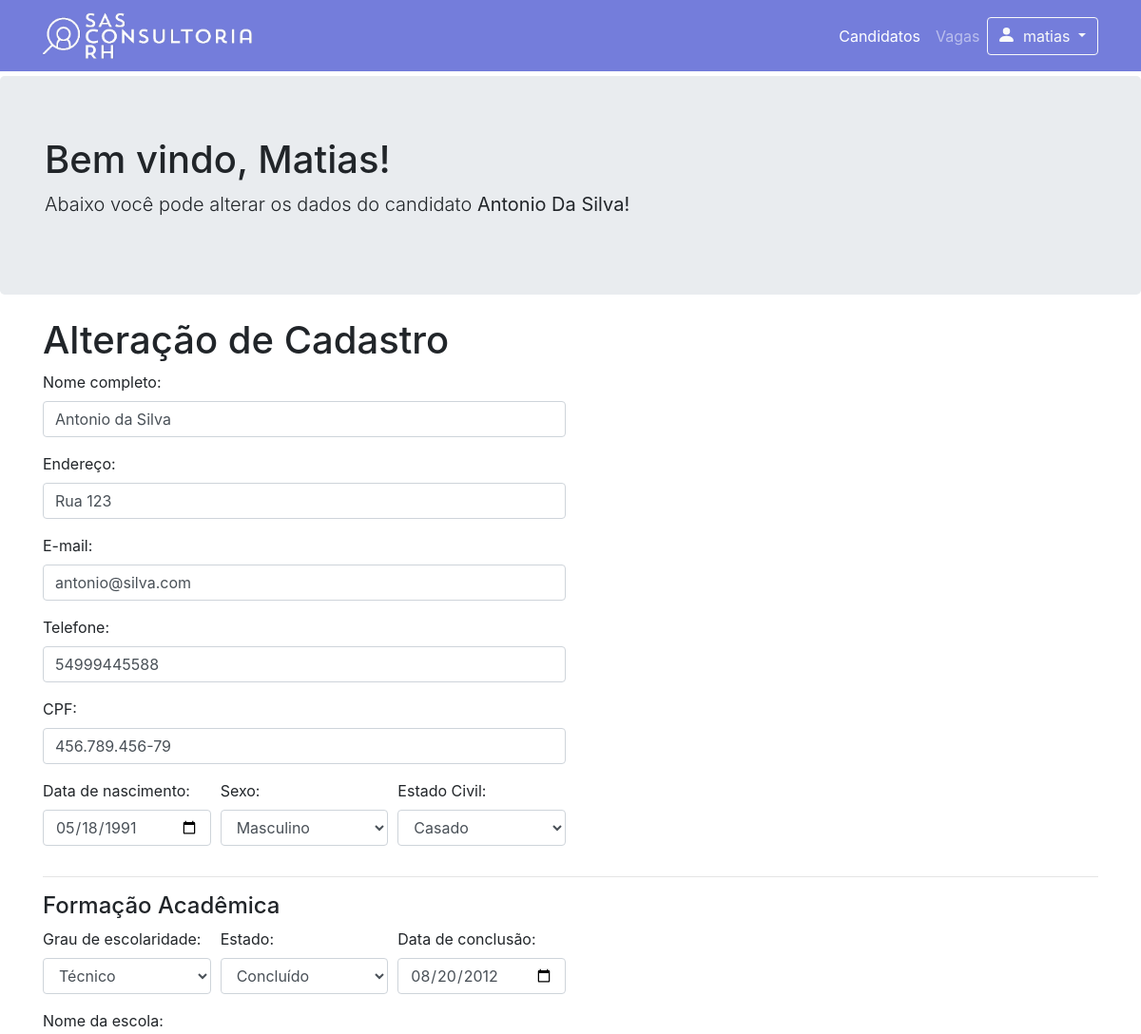
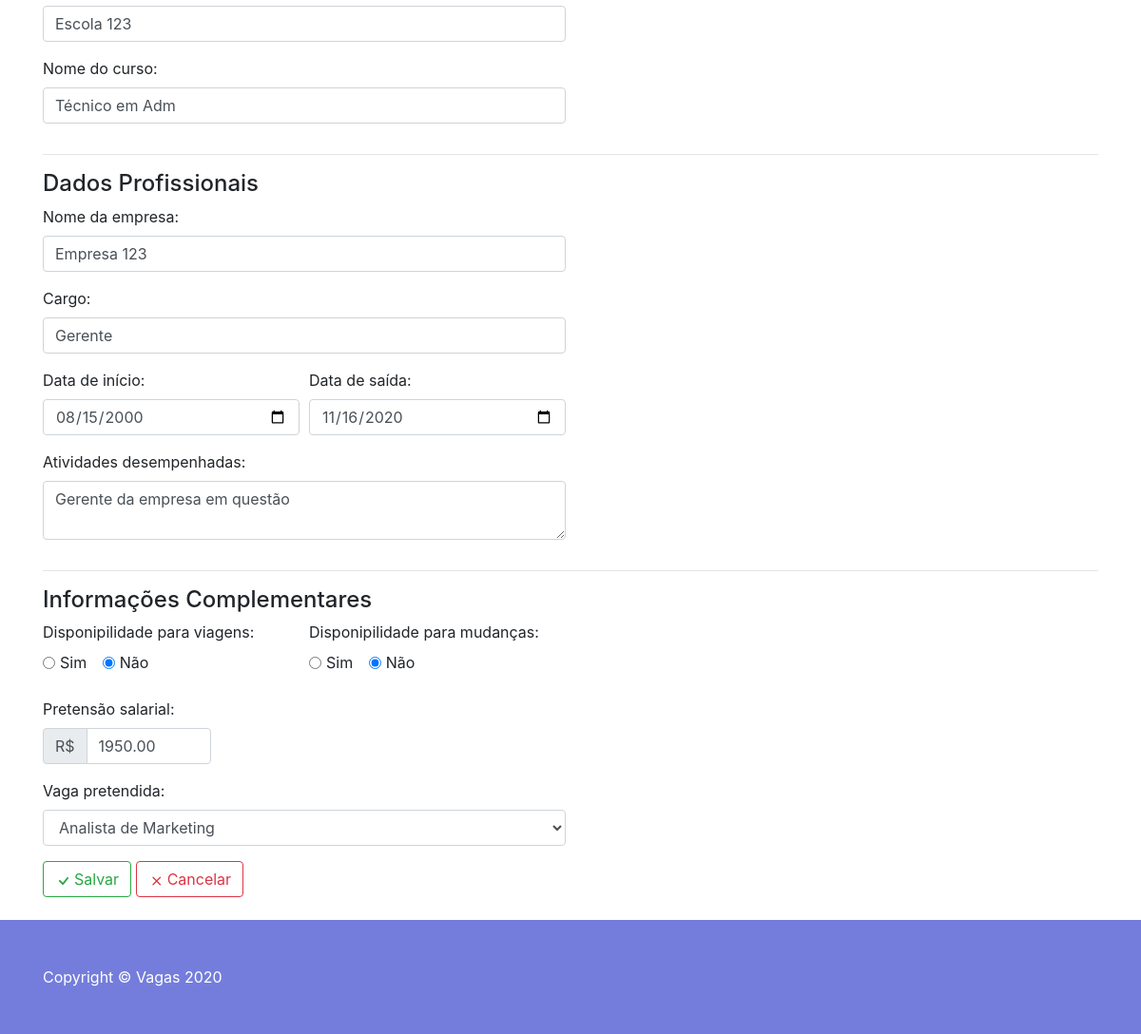
Page /cadastro_edit.php?id=293 (signed in) on the committed database (2 pictures, top to bottom).
### tables this page shows
CREATE TABLE `pessoas` (
  `cod_pessoa` int(11) NOT NULL,
  `nome` varchar(200) NOT NULL,
  `endereco` varchar(200) NOT NULL,
  `telefone` varchar(16) NOT NULL,
  `email` varchar(255) NOT NULL,
  `cpf` varchar(14) NOT NULL,
  `data_nascimento` date NOT NULL,
  `sexo` varchar(20) NOT NULL,
  `estado_civil` varchar(20) NOT NULL,
  `grau` varchar(25) NOT NULL,
  `estado_conclusao` varchar(25) NOT NULL,
  `data_conclusao` date NOT NULL,
  `escola` varchar(50) NOT NULL,
  `curso` varchar(50) NOT NULL,
  `empresa` varchar(50) NOT NULL,
  `cargo` varchar(50) NOT NULL,
  `data_inicio` date NOT NULL,
  `data_final` date NOT NULL,
  `atividades` varchar(500) NOT NULL,
  `disp_viagens` varchar(20) NOT NULL,
  `disp_mudancas` varchar(20) NOT NULL,
  `pretensao` varchar(10) NOT NULL,
  `vaga_pretendida` varchar(50) NOT NULL,
  `curriculo` varchar(255) NOT NULL
);

### cadastro_edit.php (the view, shortened to what this page needs)
<!DOCTYPE html>
<html lang="pt-br">
<head>
	<link href="vendor/bootstrap/css/bootstrap.min.css" rel="stylesheet">
	<link href="css/heroic-features.css" rel="stylesheet">
</head>
<body>
	<nav class="navbar navbar-expand-lg navbar-dark bg-dark fixed-top">
		<div class="container">
			<a class="navbar-brand">
			<img style="width: 220px;" src="img/logo_sas_white.png">
			</a>
			<div class="collapse navbar-collapse" id="navbarResponsive">
				<ul class="navbar-nav ml-auto">
					<li class="nav-item active">
						<a class="nav-link" href="pesquisa.php">Candidatos
						</a>
					</li>
					<li class="nav-item">
						<a class="nav-link" href="cadastro_vagas.php">Vagas
						</a>
					</li>
					<li class="btn-group">
						<button type="button" class="btn btn-outline-light dropdown-toggle" data-toggle="dropdown" aria-haspopup="true" aria-expanded="false">
							<svg width="20px" height="20px" viewBox="2 2 16 16" class="bi bi-person-fill" fill="currentColor" xmlns="http://www.w3.org/2000/svg">
								<path fill-rule="evenodd" d="M3 14s-1 0-1-1 1-4 6-4 6 3 6 4-1 1-1 1H3zm5-6a3 3 0 1 0 0-6 3 3 0 0 0 0 6z"/>
							</svg>
							<?php echo $_SESSION['usuario']; ?>
						</button>
					</li>
				</ul>
			</div>
		</div>
	</nav>
	<?php
	include "conexao.php";
	$id = $_GET['id'] ?? '';
	$sql = "SELECT * FROM pessoas WHERE cod_pessoa = $id";
	$dados = mysqli_query($conn, $sql);
	$linha = mysqli_fetch_assoc($dados);
	$disp_viagens = $linha['disp_viagens'];
	$disp_mudancas = $linha['disp_mudancas'];
	?>
	<header class="jumbotron my-4">
		<div class="container">
			<h1 class="display-8">Bem vindo, <a class="text-capitalize"><?php echo $_SESSION['usuario']; ?>! </a></h1>
			<p class="lead">Abaixo você pode alterar os dados do candidato <b><a class="text-capitalize"> <?php echo $linha['nome']; ?>! </a></b></p>
		</div>
	</header>
	<div class="container">
		<div class="row">
			<div class="col">
				<h1>Alteração de Cadastro</h1>
				<form action="edit_script.php" method="POST">
					<div class="form-row">
						<div class="form-group col-md-6">
							<label for="nome">Nome completo:</label>
							<input type="text" class="form-control" name="nome" required value="<?php echo $linha['nome']; ?>">
						</div>
					</div>
					<div class="form-row">
						<div class="form-group col-md-6">
							<label for="endereco">Endereço:</label>
							<input type="text" class="form-control" name="endereco" value="<?php echo $linha['endereco']; ?>">
						</div>
					</div>
					<div class="form-row">
						<div class="form-group col-md-6">
							<label for="email">E-mail:</label>
							<input type="email" class="form-control" name="email" value="<?php echo $linha['email']; ?>">
						</div>
					</div>
					<div class="form-row">
						<div class="form-group col-md-6">
							<label for="telefone">Telefone:</label>
							<input type="text" class="form-control" name="telefone" onkeypress="$(this).mask('(00) 00000-0000');" value="<?php echo $linha['telefone']; ?>">
						</div>
					</div>
					<div class="form-row">
						<div class="form-group col-md-6">
							<label for="cpf">CPF:</label>
							<input type="text" class="form-control" name="cpf" onkeypress="$(this).mask('000.000.000-00');" value="<?php echo $linha['cpf']; ?>">
						</div>
					</div>
					<div class="form-row">
						<div class="form-group col-md-2">
							<label for="data_nascimento">Data de nascimento:</label>
							<input type="date" class="form-control" name="data_nascimento" value="<?php echo $linha['data_nascimento']; ?>">
						</div>
						<div class="form-group col-md-2">
							<label for="sexo">Sexo:</label>
							<select class="form-control" name="sexo" id="sexo">
								<option><?php echo $linha['sexo']; ?></option>
							</select>
						</div>
						<div class="form-group col-md-2">
							<label for="estado_civil">Estado Civil:</label>
							<select class="form-control" name="estado_civil" id="estado_civil">
								<option><?php echo $linha['estado_civil']; ?></option>
							</select>
						</div>
					</div>
					<hr>
					<h4>Formação Acadêmica</h4>
					<div class="form-row">
						<div class="form-group col-md-2">
							<label for="grau">Grau de escolaridade:</label>
							<select class="form-control" name="grau" id="grau">
								<option><?php echo $linha['grau']; ?></option>
							</select>
						</div>
						<div class="form-group col-md-2">
							<label for="estado_conclusao">Estado:</label>
							<select class="form-control" name="estado_conclusao" id="estado_conclusao">
								<option><?php echo $linha['estado_conclusao']; ?></option>
							</select>
						</div>
						<div class="form-group col-md-2">
							<label for="data_conclusao">Data de conclusão:</label>
							<input type="date" class="form-control" id="data_conclusao" name="data_conclusao" value="<?php echo $linha['data_conclusao']; ?>">
						</div>
					</div>
					<div class="form-row">
						<div class="form-group col-md-6">
							<label for="escola">Nome da escola:</label>
							<input type="text" class="form-control" id="escola" name="escola" value="<?php echo $linha['escola']; ?>">
						</div>
					</div>
					<div class="form-row">
						<div class="form-group col-md-6">
							<label for="curso">Nome do curso:</label>
							<input type="text" class="form-control" id="curso" name="curso" value="<?php echo $linha['curso']; ?>">
						</div>
					</div>
					<hr>
					<h4>Dados Profissionais</h4>
					<div class="form-row" id="experiencia">
						<div class="form-group col-md-6">
							<label for="empresa">Nome da empresa:</label>
							<input type="text" class="form-control" id="empresa" name="empresa" value="<?php echo $linha['empresa']; ?>">
						</div>
					</div>
					<div class="form-row">
						<div class="form-group col-md-6">
							<label for="cargo">Cargo:</label>
							<input type="text" class="form-control" id="cargo" name="cargo" value="<?php echo $linha['cargo']; ?>">
						</div>
					</div>
					<div class="form-row">
						<div class="form-group col-md-3">
							<label for="data_inicio">Data de início:</label>
							<input type="date" class="form-control" id="data_inicio" name="data_inicio" value="<?php echo $linha['data_inicio']; ?>">
						</div>
						<div class="form-group col-md-3">
							<label for="data_final">Data de saída:</label>
							<input type="date" class="form-control" id="data_final" name="data_final" value="<?php echo $linha['data_final']; ?>">
						</div>
					</div>
					<div class="form-row">
						<div class="form-group col-md-6">
							<label for="atividades">Atividades desempenhadas:</label>
							<textarea type="text" class="form-control" id="atividades" name="atividades"><?php echo $linha['atividades']; ?></textarea>
						</div>
					</div>
					<hr>
					<h4>Informações Complementares</h4>
					<div class="form-row">
						<div class="col-md-3">
							<label for="disp_viagens">Disponipilidade para viagens:</label>
						<div class="form-check form-check-inline">
							<input class="form-check-input" type="radio" name="disp_viagens" id="disp_viagens" value="Yes" <?= $disp_viagens == "Yes" ? 'checked="true"' : ''; ?>>
							<label class="form-check-label" for="disp_viagens">
								Sim
							</label>
						</div>
						<div class="form-check form-check-inline">
							<input class="form-check-input" type="radio" name="disp_viagens" id="disp_viagens" value="No" <?= $disp_viagens == "No" ? 'checked="true"' : ''; ?>>
							<label class="form-check-label" for="disp_viagens">
								Não
							</label>
						</div>
					</div>
					<div class="col-md-3">
						<label for="disp_mudancas">Disponipilidade para mudanças:</label>
					<div class="form-check form-check-inline">
						<input class="form-check-input" type="radio" name="disp_mudancas" id="disp_mudancas" value="Yes" <?= $disp_mudancas == "Yes" ? 'checked="true"' : ''; ?>>
						<label class="form-check-label" for="disp_mudancas">
							Sim
						</label>
					</div>
					<div class="form-check form-check-inline">
						<input class="form-check-input" type="radio" name="disp_mudancas" id="disp_mudancas" value="No" <?= $disp_mudancas == "No" ? 'checked="true"' : ''; ?>>
						<label class="form-check-label" for="disp_mudancas">
							Não
						</label>
					</div>
				</div>
			</div>
			<br>
			<div class="form-row">
				<div class="form-group col-md-2">
					<label for="pretensao">Pretensão salarial:</label>
					<div class="input-group">
						<div class="input-group-prepend">
							<span class="input-group-text" id="pretensao">R$</span>
						</div>
						<input type="number" class="dinheiro form-control" onkeypress="$(this).mask('0000.00');" id="pretensao" name="pretensao" value="<?php echo $linha['pretensao']; ?>">
					</div>
				</div>
			</div>
			<div class="form-row">
				<div class="form-group col-md-6">
					<label for="vaga_pretendida">Vaga pretendida:</label>
					<select class="form-control" name="vaga_pretendida" id="vaga_pretendida">
						<option value="<?php echo $linha['vaga_pretendida']; ?>"><?php echo $linha['vaga_pretendida']; ?></option>
					</select>
				</div>
			</div>
			<button type="submit" class="btn btn-outline-success">
				<svg width="20px" height="20px" viewBox="1 0 16 16" class="bi bi-check" fill="currentColor" xmlns="http://www.w3.org/2000/svg">
					<path fill-rule="evenodd" d="M10.97 4.97a.75.75 0 0 1 1.071 1.05l-3.992 4.99a.75.75 0 0 1-1.08.02L4.324 8.384a.75.75 0 1 1 1.06-1.06l2.094 2.093 3.473-4.425a.236.236 0 0 1 .02-.022z"/>
				</svg>Salvar
			</button>
			<a href="pesquisa.php" class="btn btn-outline-danger">
				Cancelar</a>
				</form>
			</div>
		</div>
	</div>
	<br/>
	<footer class="py-5 bg-dark">
		<div class="container">
			<p class="m-0 text-left text-white">Copyright &copy; Vagas 2020</p>
		</div>
	</footer>
	</body>
	</html>

### css/heroic-features.css (style rules this page uses)
body { padding-top: 56px; }

### rows in the picture
pessoas: nome "Antonio Da Silva", nome "Antonio da Silva", endereco "Rua 123", email "antonio@silva.com", telefone "54999445588", cpf "456.789.456-79", data_nascimento "05/18/1991", sexo "Masculino", estado_civil "Casado", grau "Técnico", estado_conclusao "Concluído", data_conclusao "08/20/2012", escola "Escola 123", curso "Técnico em Adm", empresa "Empresa 123", cargo "Gerente", data_inicio "08/15/2000", data_final "11/16/2020", atividades "Gerente da empresa em questão", disp_viagens "☐ Disponipilidade para viagens:", disp_viagens "☑", disp_mudancas "☐ Disponipilidade para mudanças:", disp_mudancas "☑", pretensao "1950.00", vaga_pretendida "Analista de Marketing"

### other values in the picture
$_SESSION['usuario'] "matias"
$_SESSION['usuario'] "Matias"
